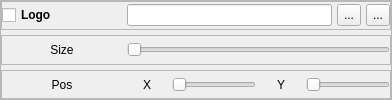
                           <widget class="QFrame" name="frame_8">
                            <property name="frameShape">
                             <enum>QFrame::StyledPanel</enum>
                            </property>
                            <property name="frameShadow">
                             <enum>QFrame::Raised</enum>
                            </property>
                            <layout class="QVBoxLayout" name="verticalLayout_14">
                             <property name="spacing">
                              <number>5</number>
                             </property>
                             <property name="leftMargin">
                              <number>0</number>
                             </property>
                             <property name="topMargin">
                              <number>0</number>
                             </property>
                             <property name="rightMargin">
                              <number>0</number>
                             </property>
                             <property name="bottomMargin">
                              <number>0</number>
                             </property>
                             <item>
                              <widget class="QFrame" name="frame_16">
                               <property name="frameShape">
                                <enum>QFrame::StyledPanel</enum>
                               </property>
                               <property name="frameShadow">
                                <enum>QFrame::Raised</enum>
                               </property>
                               <layout class="QHBoxLayout" name="horizontalLayout_17">
                                <property name="spacing">
                                 <number>5</number>
                                </property>
                                <property name="leftMargin">
                                 <number>0</number>
                                </property>
                                <property name="topMargin">
                                 <number>0</number>
                                </property>
                                <property name="rightMargin">
                                 <number>0</number>
                                </property>
                                <property name="bottomMargin">
                                 <number>0</number>
                                </property>
                                <item>
                                 <widget class="QCheckBox" name="logo_check">
                                  <property name="minimumSize">
                                   <size>
                                    <width>120</width>
                                    <height>22</height>
                                   </size>
                                  </property>
                                  <property name="font">
                                   <font>
                                    <family>Segoe UI</family>
                                    <bold>true</bold>
                                   </font>
                                  </property>
                                  <property name="text">
                                   <string>Logo</string>
                                  </property>
                                 </widget>
                                </item>
                                <item>
                                 <widget class="QLineEdit" name="logo_file_le">
                                  <property name="minimumSize">
                                   <size>
                                    <width>0</width>
                                    <height>22</height>
                                   </size>
                                  </property>
                                  <property name="font">
                                   <font>
                                    <family>Segoe UI</family>
                                   </font>
                                  </property>
                                  <property name="readOnly">
                                   <bool>true</bool>
                                  </property>
                                 </widget>
                                </item>
                                <item>
                                 <widget class="QToolButton" name="logo_file_open_btn">
                                  <property name="minimumSize">
                                   <size>
                                    <width>22</width>
                                    <height>22</height>
                                   </size>
                                  </property>
                                  <property name="text">
                                   <string>...</string>
                                  </property>
                                  <property name="icon">
                                   <iconset resource="pvcd.qrc">
                                    <normaloff>:/icons/16x16/resource/icons/16x16/cil-folder-open.png</normaloff>:/icons/16x16/resource/icons/16x16/cil-folder-open.png</iconset>
                                  </property>
                                 </widget>
                                </item>
                                <item>
                                 <widget class="QToolButton" name="logo_file_reset_btn">
                                  <property name="minimumSize">
                                   <size>
                                    <width>22</width>
                                    <height>22</height>
                                   </size>
                                  </property>
                                  <property name="text">
                                   <string>...</string>
                                  </property>
                                  <property name="icon">
                                   <iconset resource="pvcd.qrc">
                                    <normaloff>:/icons/16x16/resource/icons/16x16/cil-image1.png</normaloff>:/icons/16x16/resource/icons/16x16/cil-image1.png</iconset>
                                  </property>
                                 </widget>
                                </item>
                               </layout>
                              </widget>
                             </item>
                             <item>
                              <widget class="QFrame" name="frame_22">
                               <property name="frameShape">
                                <enum>QFrame::StyledPanel</enum>
                               </property>
                               <property name="frameShadow">
                                <enum>QFrame::Raised</enum>
                               </property>
                               <layout class="QHBoxLayout" name="horizontalLayout_18">
                                <property name="spacing">
                                 <number>5</number>
                                </property>
                                <property name="leftMargin">
                                 <number>0</number>
                                </property>
                                <property name="topMargin">
                                 <number>0</number>
                                </property>
                                <property name="rightMargin">
                                 <number>0</number>
                                </property>
                                <property name="bottomMargin">
                                 <number>0</number>
                                </property>
                                <item>
                                 <widget class="QLabel" name="logo_size_label">
                                  <property name="minimumSize">
                                   <size>
                                    <width>120</width>
                                    <height>22</height>
                                   </size>
                                  </property>
                                  <property name="font">
                                   <font>
                                    <family>Segoe UI</family>
                                   </font>
                                  </property>
                                  <property name="text">
                                   <string>Size</string>
                                  </property>
                                  <property name="alignment">
                                   <set>Qt::AlignCenter</set>
                                  </property>
                                 </widget>
                                </item>
                                <item>
                                 <widget class="QSlider" name="logo_size_slider">
                                  <property name="maximum">
                                   <number>10</number>
                                  </property>
                                  <property name="singleStep">
                                   <number>1</number>
                                  </property>
                                  <property name="pageStep">
                                   <number>1</number>
                                  </property>
                                  <property name="orientation">
                                   <enum>Qt::Horizontal</enum>
                                  </property>
                                  <property name="tickInterval">
                                   <number>5</number>
                                  </property>
                                 </widget>
                                </item>
                               </layout>
                              </widget>
                             </item>
                             <item>
                              <widget class="QFrame" name="frame_24">
                               <property name="frameShape">
                                <enum>QFrame::StyledPanel</enum>
                               </property>
                               <property name="frameShadow">
                                <enum>QFrame::Raised</enum>
                               </property>
                               <layout class="QHBoxLayout" name="horizontalLayout_22">
                                <property name="spacing">
                                 <number>5</number>
                                </property>
                                <property name="leftMargin">
                                 <number>0</number>
                                </property>
                                <property name="topMargin">
                                 <number>0</number>
                                </property>
                                <property name="rightMargin">
                                 <number>0</number>
                                </property>
                                <property name="bottomMargin">
                                 <number>0</number>
                                </property>
                                <item>
                                 <widget class="QLabel" name="label_4">
                                  <property name="minimumSize">
                                   <size>
                                    <width>120</width>
                                    <height>22</height>
                                   </size>
                                  </property>
                                  <property name="font">
                                   <font>
                                    <family>Segoe UI</family>
                                   </font>
                                  </property>
                                  <property name="text">
                                   <string>Pos</string>
                                  </property>
                                  <property name="alignment">
                                   <set>Qt::AlignCenter</set>
                                  </property>
                                 </widget>
                                </item>
                                <item>
                                 <widget class="QLabel" name="logo_pos_x_label">
                                  <property name="minimumSize">
                                   <size>
                                    <width>40</width>
                                    <height>0</height>
                                   </size>
                                  </property>
                                  <property name="font">
                                   <font>
                                    <family>Segoe UI</family>
                                   </font>
                                  </property>
                                  <property name="text">
                                   <string>X</string>
                                  </property>
                                  <property name="alignment">
                                   <set>Qt::AlignCenter</set>
                                  </property>
                                 </widget>
                                </item>
                                <item>
                                 <widget class="QSlider" name="logo_pos_x_slider">
                                  <property name="maximum">
                                   <number>20</number>
                                  </property>
                                  <property name="singleStep">
                                   <number>1</number>
                                  </property>
                                  <property name="pageStep">
                                   <number>1</number>
                                  </property>
                                  <property name="value">
                                   <number>0</number>
                                  </property>
                                  <property name="orientation">
                                   <enum>Qt::Horizontal</enum>
                                  </property>
                                  <property name="tickInterval">
                                   <number>5</number>
                                  </property>
                                 </widget>
                                </item>
                                <item>
                                 <widget class="QLabel" name="logo_pos_y_label">
                                  <property name="minimumSize">
                                   <size>
                                    <width>40</width>
                                    <height>0</height>
                                   </size>
                                  </property>
                                  <property name="font">
                                   <font>
                                    <family>Segoe UI</family>
                                   </font>
                                  </property>
                                  <property name="text">
                                   <string>Y</string>
                                  </property>
                                  <property name="alignment">
                                   <set>Qt::AlignCenter</set>
                                  </property>
                                 </widget>
                                </item>
                                <item>
                                 <widget class="QSlider" name="logo_pos_y_slider">
                                  <property name="maximum">
                                   <number>20</number>
                                  </property>
                                  <property name="singleStep">
                                   <number>1</number>
                                  </property>
                                  <property name="pageStep">
                                   <number>1</number>
                                  </property>
                                  <property name="value">
                                   <number>0</number>
                                  </property>
                                  <property name="orientation">
                                   <enum>Qt::Horizontal</enum>
                                  </property>
                                  <property name="tickInterval">
                                   <number>5</number>
                                  </property>
                                 </widget>
                                </item>
                               </layout>
                              </widget>
                             </item>
                            </layout>
                           </widget>
